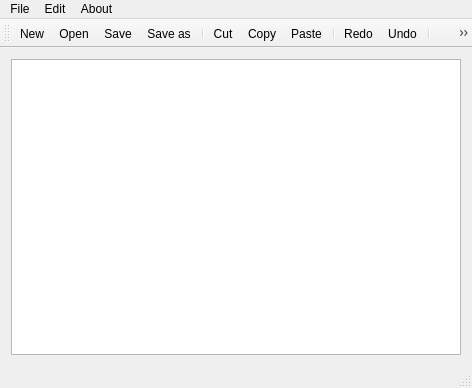
<?xml version="1.0" encoding="UTF-8"?>
<ui version="4.0">
 <class>MainWindow</class>
 <widget class="QMainWindow" name="MainWindow">
  <property name="geometry">
   <rect>
    <x>0</x>
    <y>0</y>
    <width>472</width>
    <height>388</height>
   </rect>
  </property>
  <property name="windowTitle">
   <string>MainWindow</string>
  </property>
  <widget class="QWidget" name="centralWidget">
   <layout class="QHBoxLayout" name="horizontalLayout">
    <item>
     <widget class="QTextEdit" name="textEdit"/>
    </item>
   </layout>
  </widget>
  <widget class="QMenuBar" name="menuBar">
   <property name="geometry">
    <rect>
     <x>0</x>
     <y>0</y>
     <width>472</width>
     <height>22</height>
    </rect>
   </property>
   <widget class="QMenu" name="menuFile">
    <property name="title">
     <string>File</string>
    </property>
    <addaction name="actionNew"/>
    <addaction name="actionOpen"/>
    <addaction name="separator"/>
    <addaction name="actionSave"/>
    <addaction name="actionSave_as"/>
    <addaction name="separator"/>
    <addaction name="actionPrint"/>
   </widget>
   <widget class="QMenu" name="menuEdit">
    <property name="title">
     <string>Edit</string>
    </property>
    <addaction name="actionCut"/>
    <addaction name="actionCopy"/>
    <addaction name="actionPaste"/>
    <addaction name="separator"/>
    <addaction name="actionRedo"/>
    <addaction name="actionUndo"/>
    <addaction name="separator"/>
    <addaction name="actionFont"/>
    <addaction name="actionColor"/>
    <addaction name="actionBackground_Color"/>
    <addaction name="actionBackground_Color_Editor"/>
   </widget>
   <widget class="QMenu" name="menuAbout">
    <property name="title">
     <string>About</string>
    </property>
    <addaction name="actionAbout_Notepad"/>
   </widget>
   <addaction name="menuFile"/>
   <addaction name="menuEdit"/>
   <addaction name="menuAbout"/>
  </widget>
  <widget class="QToolBar" name="mainToolBar">
   <attribute name="toolBarArea">
    <enum>TopToolBarArea</enum>
   </attribute>
   <attribute name="toolBarBreak">
    <bool>false</bool>
   </attribute>
   <addaction name="actionNew"/>
   <addaction name="actionOpen"/>
   <addaction name="actionSave"/>
   <addaction name="actionSave_as"/>
   <addaction name="separator"/>
   <addaction name="actionCut"/>
   <addaction name="actionCopy"/>
   <addaction name="actionPaste"/>
   <addaction name="separator"/>
   <addaction name="actionRedo"/>
   <addaction name="actionUndo"/>
   <addaction name="separator"/>
   <addaction name="actionAbout_Notepad"/>
  </widget>
  <widget class="QStatusBar" name="statusBar"/>
  <action name="actionNew">
   <property name="icon">
    <iconset resource="resource.qrc">
     <normaloff>:/rec/img/mosquitto-16x16.png</normaloff>:/rec/img/mosquitto-16x16.png</iconset>
   </property>
   <property name="text">
    <string>New</string>
   </property>
  </action>
  <action name="actionOpen">
   <property name="icon">
    <iconset resource="resource.qrc">
     <normaloff>:/rec/img/mosquitto-16x16.png</normaloff>:/rec/img/mosquitto-16x16.png</iconset>
   </property>
   <property name="text">
    <string>Open</string>
   </property>
  </action>
  <action name="actionSave">
   <property name="icon">
    <iconset resource="resource.qrc">
     <normaloff>:/rec/img/mosquitto-16x16.png</normaloff>:/rec/img/mosquitto-16x16.png</iconset>
   </property>
   <property name="text">
    <string>Save</string>
   </property>
  </action>
  <action name="actionSave_as">
   <property name="icon">
    <iconset resource="resource.qrc">
     <normaloff>:/rec/img/mosquitto-16x16.png</normaloff>:/rec/img/mosquitto-16x16.png</iconset>
   </property>
   <property name="text">
    <string>Save as</string>
   </property>
  </action>
  <action name="actionCut">
   <property name="icon">
    <iconset resource="resource.qrc">
     <normaloff>:/rec/img/mosquitto-16x16.png</normaloff>:/rec/img/mosquitto-16x16.png</iconset>
   </property>
   <property name="text">
    <string>Cut</string>
   </property>
  </action>
  <action name="actionCopy">
   <property name="icon">
    <iconset resource="resource.qrc">
     <normaloff>:/rec/img/mosquitto-16x16.png</normaloff>:/rec/img/mosquitto-16x16.png</iconset>
   </property>
   <property name="text">
    <string>Copy</string>
   </property>
  </action>
  <action name="actionPaste">
   <property name="icon">
    <iconset resource="resource.qrc">
     <normaloff>:/rec/img/mosquitto-16x16.png</normaloff>:/rec/img/mosquitto-16x16.png</iconset>
   </property>
   <property name="text">
    <string>Paste</string>
   </property>
  </action>
  <action name="actionRedo">
   <property name="icon">
    <iconset resource="resource.qrc">
     <normaloff>:/rec/img/mosquitto-16x16.png</normaloff>:/rec/img/mosquitto-16x16.png</iconset>
   </property>
   <property name="text">
    <string>Redo</string>
   </property>
  </action>
  <action name="actionUndo">
   <property name="icon">
    <iconset resource="resource.qrc">
     <normaloff>:/rec/img/mosquitto-16x16.png</normaloff>:/rec/img/mosquitto-16x16.png</iconset>
   </property>
   <property name="text">
    <string>Undo</string>
   </property>
  </action>
  <action name="actionAbout_Notepad">
   <property name="icon">
    <iconset resource="resource.qrc">
     <normaloff>:/rec/img/mosquitto-16x16.png</normaloff>:/rec/img/mosquitto-16x16.png</iconset>
   </property>
   <property name="text">
    <string>About Notepad</string>
   </property>
  </action>
  <action name="actionFont">
   <property name="text">
    <string>Font</string>
   </property>
  </action>
  <action name="actionColor">
   <property name="text">
    <string>Color</string>
   </property>
  </action>
  <action name="actionBackground_Color">
   <property name="text">
    <string>Background Color</string>
   </property>
  </action>
  <action name="actionBackground_Color_Editor">
   <property name="text">
    <string>Background Color Editor</string>
   </property>
  </action>
  <action name="actionPrint">
   <property name="text">
    <string>Print</string>
   </property>
  </action>
 </widget>
 <layoutdefault spacing="6" margin="11"/>
 <resources>
  <include location="resource.qrc"/>
 </resources>
 <connections/>
</ui>
